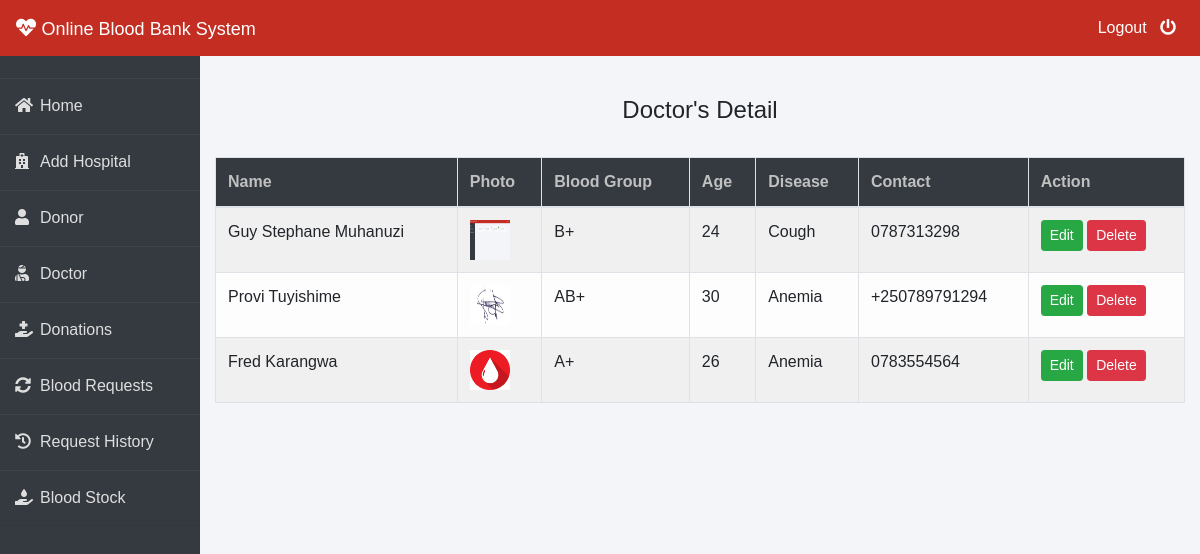
Page /admin-patient (signed in) on the committed database.
### patient/models.py (models this page shows, shortened)
class Patient(models.Model):
    user=models.OneToOneField(User,on_delete=models.CASCADE)
    profile_pic= models.ImageField(upload_to='profile_pic/Patient/',null=True,blank=True)
    age=models.PositiveIntegerField()
    bloodgroup=models.CharField(max_length=10)
    disease=models.CharField(max_length=100)
    doctorname=models.CharField(max_length=50)
    address = models.CharField(max_length=40)
    mobile = models.CharField(max_length=20,null=False)
    @property
    def get_name(self):
        return self.user.first_name+" "+self.user.last_name

### blood/views.py (the view)
# urls.py: path('admin-patient', views.admin_patient_view,name='admin-patient'),
@login_required(login_url='adminlogin')
def admin_patient_view(request):
    patients = pmodels.Patient.objects.all()
    return render(request, 'blood/admin_patient.html', {'patients': patients})

### templates/blood/admin_patient.html
{% extends 'blood/adminbase.html' %}
{% block content %}
{% load widget_tweaks %}
{%load static%}
<br><br>
<div class="container">
    <H4 class="text-center">Doctor's Detail</H4><br>
    <table class="table table-light table-hover table-bordered table-striped">
        <thead class="bg-dark">
            <tr>
                <th scope="col" style="color: rgb(192, 192, 192);">Name</th>
                <th scope="col" style="color: rgb(192, 192, 192);">Photo</th>
                <th scope="col" style="color: rgb(192, 192, 192);">Blood Group</th>
                <th scope="col" style="color: rgb(192, 192, 192);">Age</th>
                <th scope="col" style="color: rgb(192, 192, 192);">Disease</th>
                <th scope="col" style="color: rgb(192, 192, 192);">Contact</th>
                <th style="color: rgb(192, 192, 192);">Action</th>
            </tr>
        </thead>
        <tbody>
            {% for t in patients %}
            <tr>
                <td> {{t.get_name}}</td>
                <td> <img src="{% static t.profile_pic.url %}" alt="Profile Pic" height="40px" width="40px" /></td>
                <td>{{t.bloodgroup}}</td>
                <td>{{t.age}}</td>
                <td>{{t.disease}}</td>
                <td>{{t.mobile}}</td>
                <td>
                    <button class="btn btn-success btn-sm"><a  style="text-decoration: none;color: white;" href="{% url 'update-patient' t.id  %}">Edit</a> </button>
                    <button class="btn btn-danger btn-sm"><a  style="text-decoration: none;color: white;" href="{% url 'delete-patient' t.id  %}">Delete</a> </button>
                </td>
            </tr>
            {% endfor %}
        </tbody>
    </table>
</div>
{% endblock content %}

### templates/blood/adminbase.html (style rules this page uses)
* { margin: 0; padding: 0; box-sizing: border-box; list-style: none; text-decoration: none; font-family: 'Josefin Sans', sans-serif; }
body { background-color: #f3f5f9; }

### rows in the picture
Patient: get_name "Guy Stephane Muhanuzi", profile_pic (picture), bloodgroup "B+", age "24", disease "Cough", mobile "0787313298"
Patient: get_name "Provi Tuyishime", profile_pic (picture), bloodgroup "AB+", age "30", disease "Anemia", mobile "+250789791294"
Patient: get_name "Fred Karangwa", profile_pic (picture), bloodgroup "A+", age "26", disease "Anemia", mobile "0783554564"
